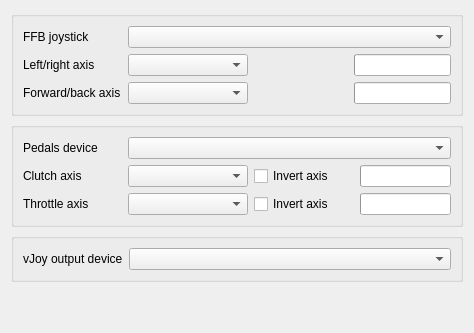
          <widget class="QWidget" name="tab_9">
           <attribute name="title">
            <string>Input/output settings</string>
           </attribute>
           <layout class="QVBoxLayout" name="verticalLayout_6">
            <item>
             <widget class="QGroupBox" name="joystickGroupBox_4">
              <property name="title">
               <string/>
              </property>
              <layout class="QFormLayout" name="ioSettingsLayout_4">
               <item row="0" column="0">
                <widget class="QLabel" name="label_22">
                 <property name="minimumSize">
                  <size>
                   <width>99</width>
                   <height>0</height>
                  </size>
                 </property>
                 <property name="text">
                  <string>FFB joystick</string>
                 </property>
                </widget>
               </item>
               <item row="0" column="1">
                <widget class="QComboBox" name="heavytruck_joystickDeviceComboBox">
                 <property name="sizePolicy">
                  <sizepolicy hsizetype="Minimum" vsizetype="Fixed">
                   <horstretch>0</horstretch>
                   <verstretch>0</verstretch>
                  </sizepolicy>
                 </property>
                </widget>
               </item>
               <item row="1" column="0">
                <widget class="QLabel" name="label_23">
                 <property name="text">
                  <string>Left/right axis</string>
                 </property>
                </widget>
               </item>
               <item row="1" column="1">
                <layout class="QHBoxLayout" name="horizontalLayout_28">
                 <item>
                  <widget class="QComboBox" name="heavytruck_joystickLRAxisComboBox">
                   <property name="sizePolicy">
                    <sizepolicy hsizetype="Fixed" vsizetype="Fixed">
                     <horstretch>0</horstretch>
                     <verstretch>0</verstretch>
                    </sizepolicy>
                   </property>
                   <property name="minimumSize">
                    <size>
                     <width>120</width>
                     <height>0</height>
                    </size>
                   </property>
                   <property name="maximumSize">
                    <size>
                     <width>120</width>
                     <height>16777215</height>
                    </size>
                   </property>
                  </widget>
                 </item>
                 <item>
                  <spacer name="horizontalSpacer_8">
                   <property name="orientation">
                    <enum>Qt::Orientation::Horizontal</enum>
                   </property>
                   <property name="sizeType">
                    <enum>QSizePolicy::Policy::Fixed</enum>
                   </property>
                   <property name="sizeHint" stdset="0">
                    <size>
                     <width>100</width>
                     <height>20</height>
                    </size>
                   </property>
                  </spacer>
                 </item>
                 <item>
                  <widget class="QProgressBar" name="heavytruck_ioTabJoystickLRProgressBar">
                   <property name="autoFillBackground">
                    <bool>false</bool>
                   </property>
                   <property name="maximum">
                    <number>65535</number>
                   </property>
                   <property name="value">
                    <number>0</number>
                   </property>
                   <property name="textVisible">
                    <bool>false</bool>
                   </property>
                  </widget>
                 </item>
                </layout>
               </item>
               <item row="2" column="0">
                <widget class="QLabel" name="label_24">
                 <property name="text">
                  <string>Forward/back axis</string>
                 </property>
                </widget>
               </item>
               <item row="2" column="1">
                <layout class="QHBoxLayout" name="horizontalLayout_29">
                 <item>
                  <widget class="QComboBox" name="heavytruck_joystickFBAxisComboBox">
                   <property name="sizePolicy">
                    <sizepolicy hsizetype="Fixed" vsizetype="Fixed">
                     <horstretch>0</horstretch>
                     <verstretch>0</verstretch>
                    </sizepolicy>
                   </property>
                   <property name="minimumSize">
                    <size>
                     <width>120</width>
                     <height>0</height>
                    </size>
                   </property>
                   <property name="maximumSize">
                    <size>
                     <width>120</width>
                     <height>16777215</height>
                    </size>
                   </property>
                  </widget>
                 </item>
                 <item>
                  <spacer name="horizontalSpacer_9">
                   <property name="orientation">
                    <enum>Qt::Orientation::Horizontal</enum>
                   </property>
                   <property name="sizeType">
                    <enum>QSizePolicy::Policy::Fixed</enum>
                   </property>
                   <property name="sizeHint" stdset="0">
                    <size>
                     <width>100</width>
                     <height>20</height>
                    </size>
                   </property>
                  </spacer>
                 </item>
                 <item>
                  <widget class="QProgressBar" name="heavytruck_ioTabJoystickFBProgressBar">
                   <property name="maximum">
                    <number>65535</number>
                   </property>
                   <property name="value">
                    <number>0</number>
                   </property>
                   <property name="textVisible">
                    <bool>false</bool>
                   </property>
                  </widget>
                 </item>
                </layout>
               </item>
              </layout>
             </widget>
            </item>
            <item>
             <widget class="QGroupBox" name="pedalsGroupBox_3">
              <property name="title">
               <string/>
              </property>
              <layout class="QFormLayout" name="formLayout_6">
               <item row="0" column="0">
                <widget class="QLabel" name="cluckDeviceLabel_3">
                 <property name="minimumSize">
                  <size>
                   <width>99</width>
                   <height>0</height>
                  </size>
                 </property>
                 <property name="text">
                  <string>Pedals device</string>
                 </property>
                </widget>
               </item>
               <item row="0" column="1">
                <widget class="QComboBox" name="heavytruck_pedalsDeviceComboBox">
                 <property name="font">
                  <font>
                   <family>Segoe UI</family>
                   <pointsize>9</pointsize>
                  </font>
                 </property>
                 <property name="placeholderText">
                  <string/>
                 </property>
                </widget>
               </item>
               <item row="1" column="0">
                <widget class="QLabel" name="clutchAxisLabel_3">
                 <property name="minimumSize">
                  <size>
                   <width>0</width>
                   <height>0</height>
                  </size>
                 </property>
                 <property name="text">
                  <string>Clutch axis</string>
                 </property>
                </widget>
               </item>
               <item row="1" column="1">
                <layout class="QHBoxLayout" name="horizontalLayout_30">
                 <item>
                  <widget class="QComboBox" name="heavytruck_clutchAxisComboBox">
                   <property name="sizePolicy">
                    <sizepolicy hsizetype="Fixed" vsizetype="Fixed">
                     <horstretch>0</horstretch>
                     <verstretch>0</verstretch>
                    </sizepolicy>
                   </property>
                   <property name="minimumSize">
                    <size>
                     <width>120</width>
                     <height>0</height>
                    </size>
                   </property>
                   <property name="maximumSize">
                    <size>
                     <width>120</width>
                     <height>16777215</height>
                    </size>
                   </property>
                   <property name="toolTip">
                    <string/>
                   </property>
                   <property name="placeholderText">
                    <string/>
                   </property>
                  </widget>
                 </item>
                 <item>
                  <widget class="QCheckBox" name="heavytruck_invertClutchAxisBox">
                   <property name="sizePolicy">
                    <sizepolicy hsizetype="Fixed" vsizetype="Fixed">
                     <horstretch>0</horstretch>
                     <verstretch>0</verstretch>
                    </sizepolicy>
                   </property>
                   <property name="minimumSize">
                    <size>
                     <width>100</width>
                     <height>0</height>
                    </size>
                   </property>
                   <property name="styleSheet">
                    <string notr="true"/>
                   </property>
                   <property name="text">
                    <string>Invert axis</string>
                   </property>
                  </widget>
                 </item>
                 <item>
                  <widget class="QProgressBar" name="heavytruck_ioTabClutchProgressBar">
                   <property name="autoFillBackground">
                    <bool>false</bool>
                   </property>
                   <property name="maximum">
                    <number>65535</number>
                   </property>
                   <property name="value">
                    <number>0</number>
                   </property>
                   <property name="textVisible">
                    <bool>false</bool>
                   </property>
                  </widget>
                 </item>
                </layout>
               </item>
               <item row="2" column="0">
                <widget class="QLabel" name="label_25">
                 <property name="text">
                  <string>Throttle axis</string>
                 </property>
                </widget>
               </item>
               <item row="2" column="1">
                <layout class="QHBoxLayout" name="horizontalLayout_31">
                 <item>
                  <widget class="QComboBox" name="heavytruck_throttleAxisComboBox">
                   <property name="sizePolicy">
                    <sizepolicy hsizetype="Fixed" vsizetype="Fixed">
                     <horstretch>0</horstretch>
                     <verstretch>0</verstretch>
                    </sizepolicy>
                   </property>
                   <property name="minimumSize">
                    <size>
                     <width>120</width>
                     <height>0</height>
                    </size>
                   </property>
                   <property name="maximumSize">
                    <size>
                     <width>120</width>
                     <height>16777215</height>
                    </size>
                   </property>
                  </widget>
                 </item>
                 <item>
                  <widget class="QCheckBox" name="heavytruck_invertThrottleAxisBox">
                   <property name="sizePolicy">
                    <sizepolicy hsizetype="Fixed" vsizetype="Fixed">
                     <horstretch>0</horstretch>
                     <verstretch>0</verstretch>
                    </sizepolicy>
                   </property>
                   <property name="minimumSize">
                    <size>
                     <width>100</width>
                     <height>0</height>
                    </size>
                   </property>
                   <property name="styleSheet">
                    <string notr="true"/>
                   </property>
                   <property name="text">
                    <string>Invert axis</string>
                   </property>
                  </widget>
                 </item>
                 <item>
                  <widget class="QProgressBar" name="heavytruck_ioTabThrottleProgressBar">
                   <property name="autoFillBackground">
                    <bool>false</bool>
                   </property>
                   <property name="maximum">
                    <number>65535</number>
                   </property>
                   <property name="value">
                    <number>0</number>
                   </property>
                   <property name="textVisible">
                    <bool>false</bool>
                   </property>
                  </widget>
                 </item>
                </layout>
               </item>
              </layout>
             </widget>
            </item>
            <item>
             <widget class="QGroupBox" name="vjoyGroupBox_3">
              <property name="title">
               <string/>
              </property>
              <layout class="QFormLayout" name="formLayout_7">
               <item row="0" column="0">
                <widget class="QLabel" name="vJoyOutputDeviceLabel_3">
                 <property name="text">
                  <string>vJoy output device</string>
                 </property>
                </widget>
               </item>
               <item row="0" column="1">
                <widget class="QComboBox" name="heavytruck_vjoyDeviceComboBox"/>
               </item>
              </layout>
             </widget>
            </item>
            <item>
             <spacer name="verticalSpacer_5">
              <property name="orientation">
               <enum>Qt::Orientation::Vertical</enum>
              </property>
              <property name="sizeHint" stdset="0">
               <size>
                <width>20</width>
                <height>40</height>
               </size>
              </property>
             </spacer>
            </item>
           </layout>
          </widget>
